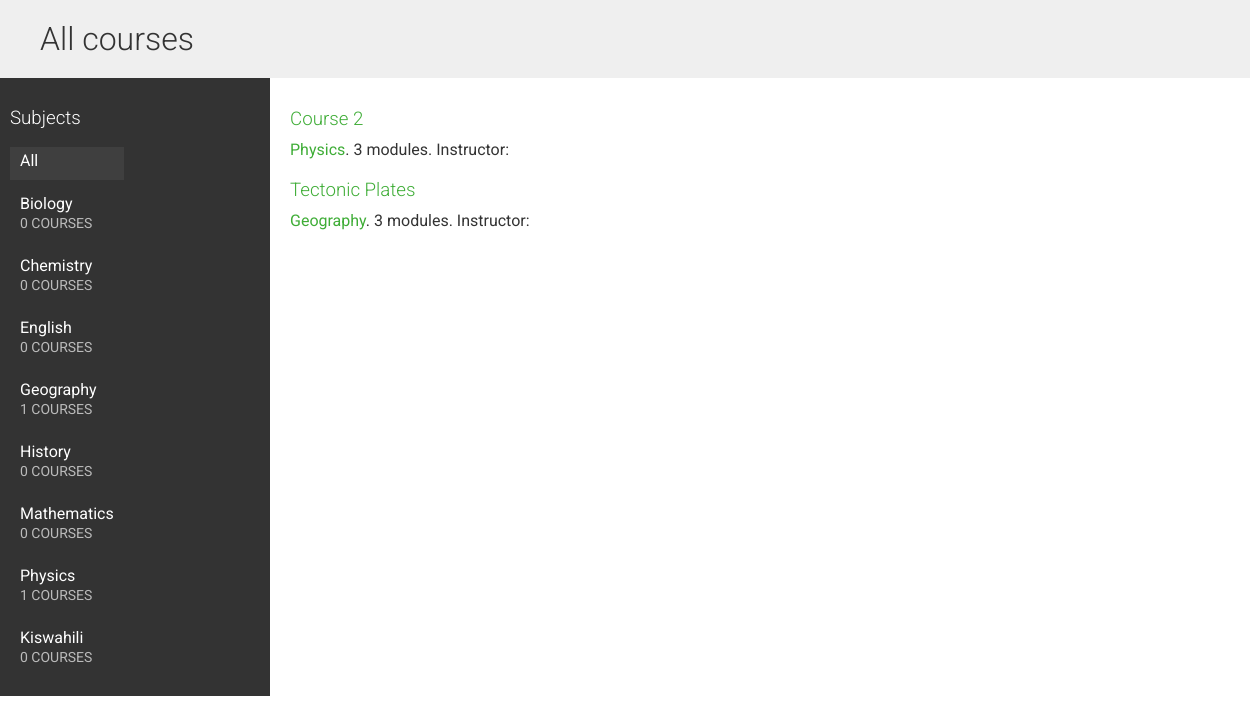
Page /courses/ on the committed database.
### courses/models.py (models this page shows, shortened)
class Subject(models.Model):
    title = models.CharField(max_length=200)
    slug = models.SlugField(max_length=200, unique=True)
    class Meta:
        ordering = ['title']
    def __str__(self):
        return self.title

class Course(models.Model):
    owner = models.ForeignKey(User,related_name='courses_created', on_delete=models.CASCADE)
    subject = models.ForeignKey(Subject, related_name='courses', on_delete=models.CASCADE)
    title = models.CharField(max_length=200)
    slug = models.SlugField(max_length=200, unique=True)
    overview = models.TextField()
    created = models.DateTimeField(auto_now_add=True)
    students = models.ManyToManyField(User, related_name='courses_joined', blank=True)
    class Meta:
        ordering = ['-created']

### courses/views.py (the view)
# urls.py: path('', CourseListView.as_view(), name='course_list'),
class CourseListView(TemplateResponseMixin, View):
    model = Course
    template_name = 'courses/list.html'
    def get(self, request, subject=None):
        subjects = Subject.objects.annotate(total_courses=Count('courses'))
        courses = Course.objects.annotate(total_modules=Count('modules'))
        if subject:
            subject = get_object_or_404(Subject, slug=subject)
            courses = courses.filter(subject=subject)
        return self.render_to_response({'subjects': subjects, 'subject': subject, 'courses': courses})

### templates/courses/list.html (shortened to what this page needs)
{% extends "base.html" %}
{% block content %}
    <h1>
        {% if subject %}
            {{ subject.title }} courses
        {% else %}
            All courses
        {% endif %}
    </h1>
    <div class="contents">
        <h3>Subjects</h3>
        <ul id="modules">
            <li {% if not subject %}class="selected"{% endif %}>
                <a href="{% url "course_list" %}">All</a>
            </li>
            {% for s in subjects %}
                <li {% if subject == s %}class="selected"{% endif %}>
                    <a href="{% url "course_list_subject" s.slug %}">
                        {{ s.title }}
                        <br>
                        <span>{{ s.total_courses }} courses</span>
                    </a>
                </li>
            {% endfor %}
        </ul>
    </div>
    <div class="module">
        {% for course in courses %}
            {% with subject=course.subject %}
                <h3>
                    <a href="{% url "course_detail" course.slug %}">
                        {{ course.title }}
                    </a>
                </h3>
                <p>
                    <a href="{% url "course_list_subject" subject.slug %}">{{subject }}</a>.
                        {{ course.total_modules }} modules.
                        Instructor: {{ course.owner.get_full_name }}
                </p>
            {% endwith %}
        {% endfor %}
    </div>
{% endblock %}

### static/css/base.css (style rules this page uses)
body { margin: 0; font-family: "Roboto", sans-serif; font-weight: 400; color: #333; }
a { color: #3fad37; text-decoration: none; }
ul { float: left; }
h1, h2, h3, h4, h5, h6 { font-family: "Roboto", sans-serif; font-weight: 300; }
h1 { background: #efefef; width: 100%; overflow: auto; padding: 20px 0 20px 40px; margin: 0; }
.module { padding: 10px 20px; float: left; width: 600px; }
.module h3 { margin: 20px 0 0; padding: 0; width: 100%; }
.module p { margin: 10px 0 20px; width: 100%; float: left; }
.contents { width: 20%; padding: 10px; float: left; background: #333; color: #fff; font-family: "Roboto", sans-serif; }
.contents ul { list-style: none; margin: 0; padding: 0; }
.contents ul li { margin: 0 0 10px 0; padding: 4px 10px 10px; overflow: auto; }
.contents ul li.selected { background: #3f3f3f; }
.contents ul span { text-transform: uppercase; color: #bbb; font-size: 14px; }
.contents ul a { display: block; color: #fff; text-decoration: none; }

### rows in the picture
Subject: title "Biology", total_courses "0"
Subject: title "Chemistry", total_courses "0"
Subject: title "English", total_courses "0"
Subject: title "Geography", total_courses "1"
Subject: title "History", total_courses "0"
Subject: title "Mathematics", total_courses "0"
Subject: title "Physics", total_courses "1"
Subject: title "Kiswahili", total_courses "0"
Course: title "Course 2", subject "Physics", total_modules "3"
Course: title "Tectonic Plates", subject "Geography", total_modules "3"
